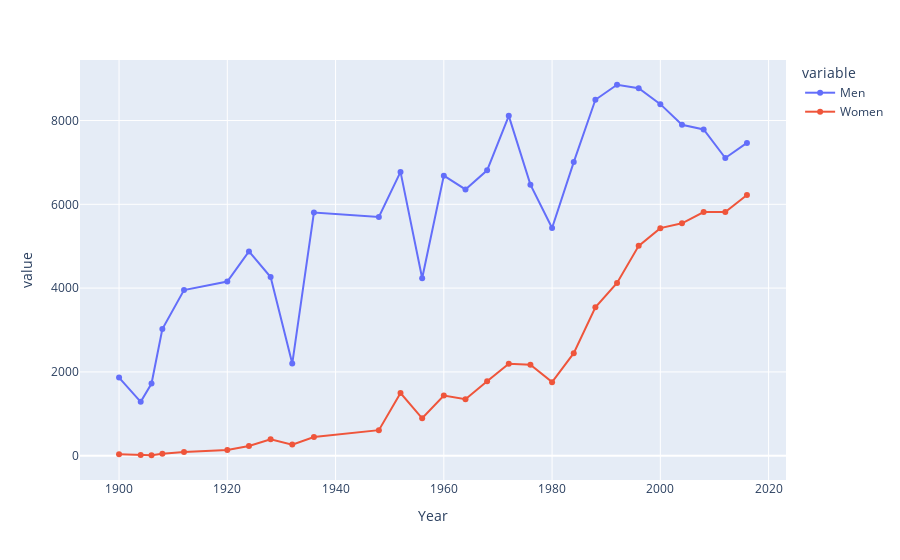

Notebook code cell kept with this figure:
### Code cell
fig = px.line(final, x='Year',y=['Men','Women'], markers=True)
fig.show()

### Figure 1 — Plotly figure (JSON) as saved in the notebook; plotly's stock layout.template omitted (floating-point values rounded to 4 significant figures)
{"data": [{"hovertemplate": "variable=Men<br>Year=%{x}<br>value=%{y}<extra></extra>", "legendgroup": "Men", "line": {"color": "#636efa", "dash": "solid"}, "marker": {"symbol": "circle"}, "mode": "lines+markers", "name": "Men", "orientation": "v", "showlegend": true, "type": "scatter", "x": [1900, 1904, 1906, 1908, 1912, 1920, 1924, 1928, 1932, 1936, 1948, 1952, 1956, 1960, 1964, 1968, 1972, 1976, 1980, 1984, 1988, 1992, 1996, 2000, 2004, 2008, 2012, 2016], "xaxis": "x", "y": [1865, 1285, 1722, 3022, 3953, 4158, 4876, 4265, 2200, 5804, 5698, 6773, 4234, 6684, 6354, 6811, 8111, 6469, 5435, 7007, 8494, 8853, 8772, 8390, 7897, 7786, 7105, 7465], "yaxis": "y"}, {"hovertemplate": "variable=Women<br>Year=%{x}<br>value=%{y}<extra></extra>", "legendgroup": "Women", "line": {"color": "#EF553B", "dash": "solid"}, "marker": {"symbol": "circle"}, "mode": "lines+markers", "name": "Women", "orientation": "v", "showlegend": true, "type": "scatter", "x": [1900, 1904, 1906, 1908, 1912, 1920, 1924, 1928, 1932, 1936, 1948, 1952, 1956, 1960, 1964, 1968, 1972, 1976, 1980, 1984, 1988, 1992, 1996, 2000, 2004, 2008, 2012, 2016], "xaxis": "x", "y": [33, 16, 11, 47, 87, 134, 234, 391, 265, 447, 610, 1497, 893, 1435, 1348, 1777, 2193, 2172, 1756, 2447, 3543, 4124, 5008, 5431, 5546, 5816, 5815, 6223], "yaxis": "y"}], "layout": {"legend": {"title": {"text": "variable"}, "tracegroupgap": 0}, "margin": {"t": 60}, "xaxis": {"anchor": "y", "domain": [0, 1], "title": {"text": "Year"}}, "yaxis": {"anchor": "x", "domain": [0, 1], "title": {"text": "value"}}}}
